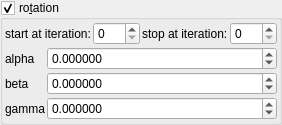
    <widget class="MyGroupBox" name="groupCheck_transf_function_enabledR_false">
     <property name="toolTip">
      <string/>
     </property>
     <property name="title">
      <string>ro&amp;tation</string>
     </property>
     <property name="checkable">
      <bool>true</bool>
     </property>
     <layout class="QVBoxLayout" name="verticalLayout_31" stretch="0,0">
      <property name="spacing">
       <number>2</number>
      </property>
      <property name="leftMargin">
       <number>2</number>
      </property>
      <property name="topMargin">
       <number>2</number>
      </property>
      <property name="rightMargin">
       <number>2</number>
      </property>
      <property name="bottomMargin">
       <number>2</number>
      </property>
      <item>
       <layout class="QHBoxLayout" name="horizontalLayout_21" stretch="0,1,0,1">
        <item>
         <widget class="QLabel" name="label_103">
          <property name="text">
           <string>start at iteration:</string>
          </property>
         </widget>
        </item>
        <item>
         <widget class="MySpinBox" name="spinboxInt_transf_start_iterations_R">
          <property name="sizePolicy">
           <sizepolicy hsizetype="Minimum" vsizetype="Maximum">
            <horstretch>0</horstretch>
            <verstretch>0</verstretch>
           </sizepolicy>
          </property>
          <property name="minimum">
           <number>0</number>
          </property>
          <property name="maximum">
           <number>999</number>
          </property>
          <property name="value">
           <number>0</number>
          </property>
         </widget>
        </item>
        <item>
         <widget class="QLabel" name="label_74">
          <property name="text">
           <string>stop at iteration:</string>
          </property>
         </widget>
        </item>
        <item>
         <widget class="MySpinBox" name="spinboxInt_transf_stop_iterations_R">
          <property name="sizePolicy">
           <sizepolicy hsizetype="Preferred" vsizetype="Maximum">
            <horstretch>0</horstretch>
            <verstretch>0</verstretch>
           </sizepolicy>
          </property>
          <property name="maximum">
           <number>999</number>
          </property>
         </widget>
        </item>
       </layout>
      </item>
      <item>
       <layout class="QGridLayout" name="gridLayout_10" columnstretch="0,1">
        <property name="spacing">
         <number>2</number>
        </property>
        <item row="0" column="0">
         <widget class="QLabel" name="label_35">
          <property name="text">
           <string notr="true">alpha</string>
          </property>
         </widget>
        </item>
        <item row="2" column="0">
         <widget class="QLabel" name="label_36">
          <property name="text">
           <string notr="true">gamma</string>
          </property>
         </widget>
        </item>
        <item row="2" column="1">
         <widget class="MyDoubleSpinBox" name="spinboxd3_transf_rotation_z">
          <property name="sizePolicy">
           <sizepolicy hsizetype="Minimum" vsizetype="Maximum">
            <horstretch>0</horstretch>
            <verstretch>0</verstretch>
           </sizepolicy>
          </property>
          <property name="prefix">
           <string/>
          </property>
          <property name="suffix">
           <string/>
          </property>
          <property name="decimals">
           <number>6</number>
          </property>
          <property name="minimum">
           <double>-36000.000000000000000</double>
          </property>
          <property name="maximum">
           <double>36000.000000000000000</double>
          </property>
          <property name="singleStep">
           <double>1.000000000000000</double>
          </property>
         </widget>
        </item>
        <item row="1" column="0">
         <widget class="QLabel" name="label_34">
          <property name="text">
           <string notr="true">beta</string>
          </property>
         </widget>
        </item>
        <item row="0" column="1">
         <widget class="MyDoubleSpinBox" name="spinboxd3_transf_rotation_x">
          <property name="sizePolicy">
           <sizepolicy hsizetype="Minimum" vsizetype="Maximum">
            <horstretch>0</horstretch>
            <verstretch>0</verstretch>
           </sizepolicy>
          </property>
          <property name="prefix">
           <string/>
          </property>
          <property name="suffix">
           <string/>
          </property>
          <property name="decimals">
           <number>6</number>
          </property>
          <property name="minimum">
           <double>-36000.000000000000000</double>
          </property>
          <property name="maximum">
           <double>36000.000000000000000</double>
          </property>
          <property name="singleStep">
           <double>1.000000000000000</double>
          </property>
         </widget>
        </item>
        <item row="1" column="1">
         <widget class="MyDoubleSpinBox" name="spinboxd3_transf_rotation_y">
          <property name="sizePolicy">
           <sizepolicy hsizetype="Minimum" vsizetype="Maximum">
            <horstretch>0</horstretch>
            <verstretch>0</verstretch>
           </sizepolicy>
          </property>
          <property name="prefix">
           <string/>
          </property>
          <property name="suffix">
           <string/>
          </property>
          <property name="decimals">
           <number>6</number>
          </property>
          <property name="minimum">
           <double>-36000.000000000000000</double>
          </property>
          <property name="maximum">
           <double>36000.000000000000000</double>
          </property>
          <property name="singleStep">
           <double>1.000000000000000</double>
          </property>
         </widget>
        </item>
       </layout>
      </item>
     </layout>
    </widget>
